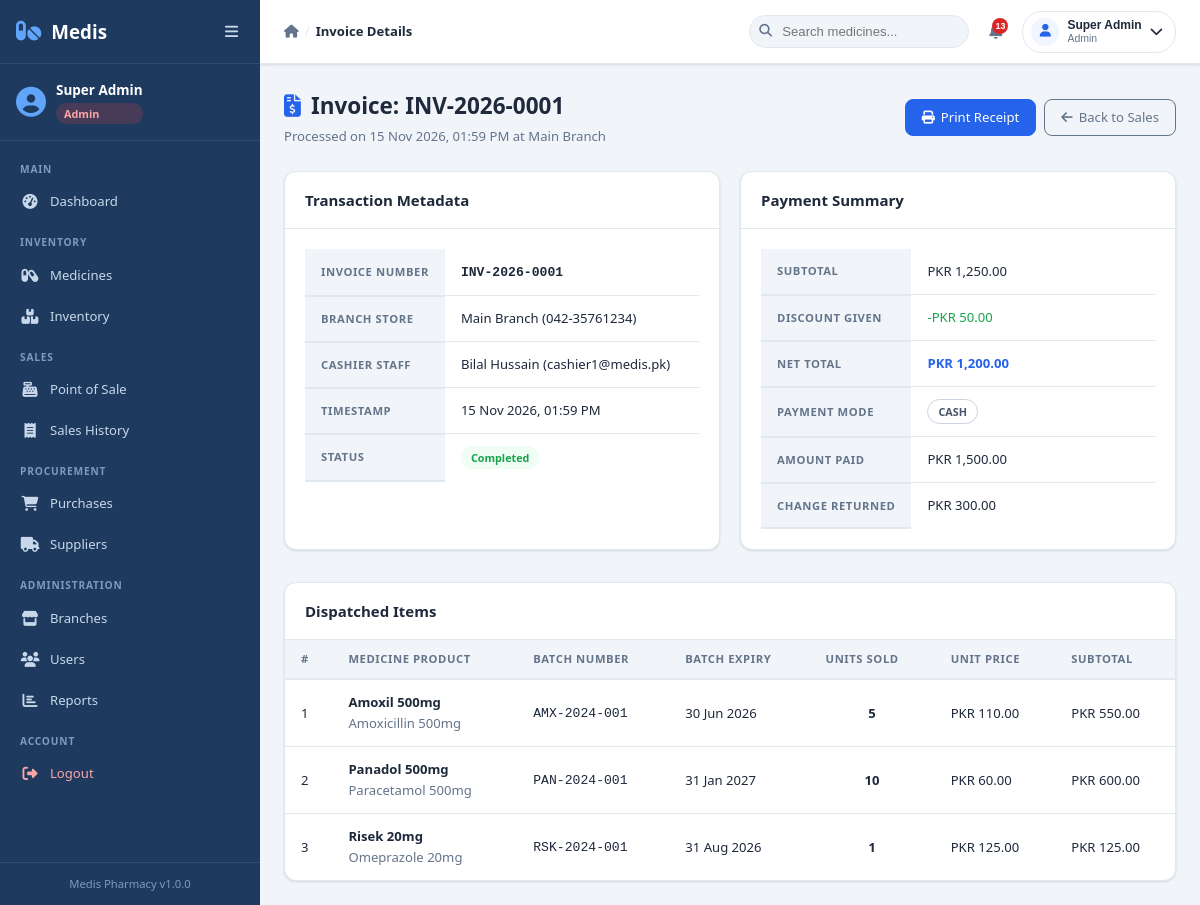
The page /modules/sales/view.php?invoice=INV-2026-0001 (signed in) on the database its author committed.
### tables this page shows
CREATE TABLE sales (
  id INT AUTO_INCREMENT PRIMARY KEY,
  branch_id INT NOT NULL,
  user_id INT,
  invoice_number VARCHAR(50) UNIQUE NOT NULL,
  subtotal DECIMAL(12,2) DEFAULT 0,
  discount DECIMAL(10,2) DEFAULT 0,
  total_amount DECIMAL(12,2) DEFAULT 0,
  payment_method ENUM('cash','card','online') DEFAULT 'cash',
  amount_paid DECIMAL(12,2) DEFAULT 0,
  change_amount DECIMAL(12,2) DEFAULT 0,
  status ENUM('completed','refunded','voided') DEFAULT 'completed',
  notes TEXT,
  created_at TIMESTAMP DEFAULT CURRENT_TIMESTAMP,
  updated_at TIMESTAMP DEFAULT CURRENT_TIMESTAMP ON UPDATE CURRENT_TIMESTAMP,
  FOREIGN KEY (branch_id) REFERENCES branches(id) ON DELETE CASCADE,
  FOREIGN KEY (user_id) REFERENCES users(id) ON DELETE SET NULL,
  INDEX idx_branch_date (branch_id, created_at),
  INDEX idx_invoice (invoice_number)
);

CREATE TABLE branches (
  id INT AUTO_INCREMENT PRIMARY KEY,
  name VARCHAR(100) NOT NULL,
  address TEXT,
  phone VARCHAR(20),
  manager_id INT NULL,
  status ENUM('active','inactive') DEFAULT 'active',
  created_at TIMESTAMP DEFAULT CURRENT_TIMESTAMP,
  updated_at TIMESTAMP DEFAULT CURRENT_TIMESTAMP ON UPDATE CURRENT_TIMESTAMP
);

CREATE TABLE users (
  id INT AUTO_INCREMENT PRIMARY KEY,
  name VARCHAR(100) NOT NULL,
  email VARCHAR(100) UNIQUE NOT NULL,
  password VARCHAR(255) NOT NULL,
  role ENUM('admin','manager','cashier') NOT NULL,
  branch_id INT NULL,
  status ENUM('active','inactive') DEFAULT 'active',
  created_at TIMESTAMP DEFAULT CURRENT_TIMESTAMP,
  updated_at TIMESTAMP DEFAULT CURRENT_TIMESTAMP ON UPDATE CURRENT_TIMESTAMP,
  FOREIGN KEY (branch_id) REFERENCES branches(id) ON DELETE SET NULL
);

CREATE TABLE sale_items (
  id INT AUTO_INCREMENT PRIMARY KEY,
  sale_id INT NOT NULL,
  medicine_id INT NOT NULL,
  batch_id INT NOT NULL,
  quantity INT DEFAULT 0,
  unit_price DECIMAL(10,2) DEFAULT 0,
  subtotal DECIMAL(12,2) DEFAULT 0,
  created_at TIMESTAMP DEFAULT CURRENT_TIMESTAMP,
  FOREIGN KEY (sale_id) REFERENCES sales(id) ON DELETE CASCADE,
  FOREIGN KEY (medicine_id) REFERENCES medicines(id) ON DELETE CASCADE,
  FOREIGN KEY (batch_id) REFERENCES batches(id) ON DELETE CASCADE
);

CREATE TABLE medicines (
  id INT AUTO_INCREMENT PRIMARY KEY,
  name VARCHAR(150) NOT NULL,
  generic_name VARCHAR(150),
  category_id INT,
  manufacturer VARCHAR(150),
  barcode VARCHAR(50) UNIQUE,
  description TEXT,
  purchase_price DECIMAL(10,2) DEFAULT 0,
  selling_price DECIMAL(10,2) DEFAULT 0,
  min_stock_level INT DEFAULT 10,
  units_per_pack INT DEFAULT 1,
  status ENUM('active','inactive') DEFAULT 'active',
  created_at TIMESTAMP DEFAULT CURRENT_TIMESTAMP,
  updated_at TIMESTAMP DEFAULT CURRENT_TIMESTAMP ON UPDATE CURRENT_TIMESTAMP,
  FOREIGN KEY (category_id) REFERENCES categories(id) ON DELETE SET NULL,
  INDEX idx_barcode (barcode),
  INDEX idx_name (name)
);

CREATE TABLE batches (
  id INT AUTO_INCREMENT PRIMARY KEY,
  medicine_id INT NOT NULL,
  branch_id INT NOT NULL,
  batch_number VARCHAR(50) NOT NULL,
  quantity INT DEFAULT 0,
  purchase_price DECIMAL(10,2) DEFAULT 0,
  expiry_date DATE NOT NULL,
  created_at TIMESTAMP DEFAULT CURRENT_TIMESTAMP,
  updated_at TIMESTAMP DEFAULT CURRENT_TIMESTAMP ON UPDATE CURRENT_TIMESTAMP,
  FOREIGN KEY (medicine_id) REFERENCES medicines(id) ON DELETE CASCADE,
  FOREIGN KEY (branch_id) REFERENCES branches(id) ON DELETE CASCADE,
  INDEX idx_expiry (expiry_date),
  INDEX idx_medicine_branch (medicine_id, branch_id)
);

### includes/functions.php (called while the page is built, shortened)
<?php
function formatCurrency($amount): string {
    return 'PKR ' . number_format((float)($amount ?? 0), 2);
}
function formatDate(?string $date, string $format = 'd M Y'): string {
    return ($date && $date !== '0000-00-00') ? date($format, strtotime($date)) : '—';
}
function formatDateTime(?string $dt): string {
    return ($dt && $dt !== '0000-00-00 00:00:00') ? date('d M Y, h:i A', strtotime($dt)) : '—';
}
function e($str): string {
    return htmlspecialchars((string)($str ?? ''), ENT_QUOTES, 'UTF-8');
}

### modules/sales/view.php (the view, shortened to what this page needs)
<?php
require_once __DIR__ . '/../../includes/functions.php';
$db = getDB();
$id      = (int)($_GET['id'] ?? 0);
$invoice = trim($_GET['invoice'] ?? '');
if ($id) {
    $stmt = $db->prepare("
        SELECT s.*, br.name AS branch_name, br.phone AS branch_phone, br.address AS branch_address,
               u.name AS cashier_name, u.email AS cashier_email
        FROM sales s
        JOIN branches br ON br.id = s.branch_id
        LEFT JOIN users u ON u.id = s.user_id
        WHERE s.id = ?
    ");
    $stmt->execute([$id]);
} elseif ($invoice !== '') {
    $stmt = $db->prepare("
        SELECT s.*, br.name AS branch_name, br.phone AS branch_phone, br.address AS branch_address,
               u.name AS cashier_name, u.email AS cashier_email
        FROM sales s
        JOIN branches br ON br.id = s.branch_id
        LEFT JOIN users u ON u.id = s.user_id
        WHERE s.invoice_number = ?
    ");
    $stmt->execute([$invoice]);
} else {
    redirect(BASE_URL . '/modules/sales/index.php', 'Invalid sale parameter', 'error');
}
$sale = $stmt->fetch();
$itemStmt = $db->prepare("
    SELECT si.*, m.name AS medicine_name, m.generic_name, m.barcode,
           b.batch_number, b.expiry_date
    FROM sale_items si
    JOIN medicines m ON m.id = si.medicine_id
    LEFT JOIN batches b ON b.id = si.batch_id
    WHERE si.sale_id = ?
    ORDER BY si.id ASC
");
$itemStmt->execute([$sale['id']]);
$items = $itemStmt->fetchAll();
require_once __DIR__ . '/../../includes/header.php';
?>
<div class="page-header">
    <div>
        <h2 class="page-title"><i class="fas fa-file-invoice-dollar text-primary"></i> Invoice: <?= e($sale['invoice_number']) ?></h2>
        <p class="page-subtitle">Processed on <?= formatDateTime($sale['created_at']) ?> at <?= e($sale['branch_name']) ?></p>
    </div>
    <div class="page-actions d-flex gap-2">
        <a href="<?= BASE_URL ?>/modules/pos/receipt.php?id=<?= $sale['id'] ?>" target="_blank" class="btn btn-primary">
            <i class="fas fa-print"></i> Print Receipt
        </a>
        <a href="<?= BASE_URL ?>/modules/sales/index.php" class="btn btn-outline-secondary">
            <i class="fas fa-arrow-left"></i> Back to Sales
        </a>
    </div>
</div>
<div class="row mb-4">
    <div class="col-md-6 mb-3">
        <div class="card shadow-sm h-100">
            <div class="card-header"><h5 class="card-title m-0">Transaction Metadata</h5></div>
            <div class="card-body">
                <table class="table table-borderless mb-0">
                    <tr><th class="text-muted" style="width: 35%;">Invoice Number</th><td><strong><code><?= e($sale['invoice_number']) ?></code></strong></td></tr>
                    <tr><th class="text-muted">Branch Store</th><td><?= e($sale['branch_name']) ?> (<?= e($sale['branch_phone'] ?? '—') ?>)</td></tr>
                    <tr><th class="text-muted">Cashier Staff</th><td><?= e($sale['cashier_name'] ?? 'Staff') ?> (<?= e($sale['cashier_email'] ?? '—') ?>)</td></tr>
                    <tr><th class="text-muted">Timestamp</th><td><?= formatDateTime($sale['created_at']) ?></td></tr>
                    <tr><th class="text-muted">Status</th><td><span class="badge badge-success"><?= ucfirst(e($sale['status'])) ?></span></td></tr>
                </table>
            </div>
        </div>
    </div>
    <div class="col-md-6 mb-3">
        <div class="card shadow-sm h-100">
            <div class="card-header"><h5 class="card-title m-0">Payment Summary</h5></div>
            <div class="card-body">
                <table class="table table-borderless mb-0">
                    <tr><th class="text-muted" style="width: 35%;">Subtotal</th><td><?= formatCurrency((float)$sale['subtotal']) ?></td></tr>
                    <tr><th class="text-muted">Discount Given</th><td class="text-success">-<?= formatCurrency((float)$sale['discount']) ?></td></tr>
                    <tr><th class="text-muted fs-6">Net Total</th><td><strong class="text-primary fs-5"><?= formatCurrency((float)$sale['total_amount']) ?></strong></td></tr>
                    <tr><th class="text-muted">Payment Mode</th><td><span class="badge badge-outline-secondary"><?= strtoupper(e($sale['payment_method'])) ?></span></td></tr>
                    <tr><th class="text-muted">Amount Paid</th><td><?= formatCurrency((float)$sale['amount_paid']) ?></td></tr>
                    <tr><th class="text-muted">Change Returned</th><td><?= formatCurrency((float)$sale['change_amount']) ?></td></tr>
                </table>
            </div>
        </div>
    </div>
</div>
<div class="card shadow-sm">
    <div class="card-header">
        <h5 class="card-title m-0">Dispatched Items</h5>
    </div>
    <div class="card-body p-0">
        <div class="table-responsive">
            <table class="table table-hover align-middle mb-0">
                <thead class="table-light">
                    <tr>
                        <th>#</th>
                        <th>Medicine Product</th>
                        <th>Batch Number</th>
                        <th>Batch Expiry</th>
                        <th class="text-center">Units Sold</th>
                        <th class="text-end">Unit Price</th>
                        <th class="text-end">Subtotal</th>
                    </tr>
                </thead>
                <tbody>
                    <?php foreach ($items as $idx => $it): ?>
                        <tr>
                            <td><?= $idx + 1 ?></td>
                            <td>
                                <strong><?= e($it['medicine_name']) ?></strong>
                                <div class="text-muted small"><?= e($it['generic_name'] ?? '') ?></div>
                            </td>
                            <td><code><?= e($it['batch_number'] ?? '—') ?></code></td>
                            <td><?= formatDate($it['expiry_date']) ?></td>
                            <td class="text-center"><strong><?= $it['quantity'] ?></strong></td>
                            <td class="text-end"><?= formatCurrency((float)$it['unit_price']) ?></td>
                            <td class="text-end fw-bold"><?= formatCurrency((float)$it['subtotal']) ?></td>
                        </tr>
                    <?php endforeach; ?>
                </tbody>
            </table>
        </div>
    </div>
</div>
<?php require_once __DIR__ . '/../../includes/footer.php'; ?>

### assets/css/style.css (style rules this page uses)
:root { --sidebar-width: 260px; --sidebar-collapsed-width: 68px; --sidebar-bg: #1e3a5f; --sidebar-hover: #163152; --sidebar-active: #2a5490; --sidebar-text: #c8d8ea; --sidebar-text-muted: #7a9cbf; --sidebar-border: rgba(255,255,255,0.08); --primary: #2563eb; --primary-dark: #1d4ed8; --primary-light: #eff6ff; --secondary: #64748b; --success: #16a34a; --success-light: #f0fdf4; --danger: #dc2626; --danger-light: #fef2f2; --warning: #d97706; --warning-light: #fffbeb; --info: #0891b2; --info-light: #ecfeff; --bg: #f1f5f9; --card-bg: #ffffff; --text: #1e293b; --text-muted: #64748b; --border: #e2e8f0; --shadow: 0 1px 3px rgba(0,0,0,.08), 0 1px 2px rgba(0,0,0,.05); --shadow-md: 0 4px 6px -1px rgba(0,0,0,.07), 0 2px 4px -1px rgba(0,0,0,.05); --shadow-lg: 0 10px 15px -3px rgba(0,0,0,.08), 0 4px 6px -2px rgba(0,0,0,.04); --radius: 8px; --radius-lg: 12px; --topbar-height: 64px; --transition: .2s ease; }
*, *::before, *::after { box-sizing: border-box; margin: 0; padding: 0; }
html { font-size: 15px; scroll-behavior: smooth; }
body { font-family: 'Segoe UI', system-ui, -apple-system, sans-serif; background: var(--bg); color: var(--text); line-height: 1.6; overflow-x: hidden; }
a { color: var(--primary); text-decoration: none; }
.text-muted { color: var(--text-muted) !important; }
.page-header { display: flex; align-items: center; justify-content: space-between; margin-bottom: 24px; flex-wrap: wrap; gap: 12px; }
.page-title { font-size: 1.5rem; font-weight: 700; color: var(--text); display: flex; align-items: center; gap: 10px; }
.page-title i { color: var(--primary); }
.page-subtitle { font-size: 0.875rem; color: var(--text-muted); margin-top: 2px; }
.page-actions { display: flex; gap: 8px; flex-wrap: wrap; }
.card { background: var(--card-bg); border: 1px solid var(--border); border-radius: var(--radius-lg); box-shadow: var(--shadow); overflow: hidden; }
.card-header { display: flex; align-items: center; justify-content: space-between; padding: 16px 20px; border-bottom: 1px solid var(--border); gap: 12px; }
.card-title { font-size: 1rem; font-weight: 600; color: var(--text); display: flex; align-items: center; gap: 8px; }
.card-body { padding: 20px; }
.table-responsive { overflow-x: auto; }
.table { width: 100%; border-collapse: collapse; font-size: 0.875rem; }
.table th { background: var(--bg); color: var(--text-muted); font-weight: 600; font-size: 0.75rem; text-transform: uppercase; letter-spacing: 0.05em; padding: 10px 16px; border-bottom: 2px solid var(--border); white-space: nowrap; text-align: left; }
.table td { padding: 12px 16px; border-bottom: 1px solid var(--border); color: var(--text); vertical-align: middle; }
.table tbody tr:last-child td { border-bottom: none; }
.badge { display: inline-flex; align-items: center; padding: 3px 10px; border-radius: 20px; font-size: 0.72rem; font-weight: 700; white-space: nowrap; }
.badge-success { background: var(--success-light); color: var(--success); }
.btn { display: inline-flex; align-items: center; gap: 6px; padding: 8px 16px; border-radius: var(--radius); font-size: 0.875rem; font-weight: 500; border: 1px solid transparent; cursor: pointer; transition: all var(--transition); text-decoration: none; white-space: nowrap; line-height: 1.4; }
.btn-primary { background: var(--primary); color: #fff; border-color: var(--primary); }
.btn-outline-secondary { background: transparent; color: var(--secondary); border-color: var(--border); }
.d-flex { display: flex; }
.text-center { text-align: center; }
.text-primary { color: var(--primary); }
.text-success { color: var(--success); }
.text-muted { color: var(--text-muted); }
.row { display: flex; flex-wrap: wrap; margin-right: -10px; margin-left: -10px; }
.col-md-6 { flex: 0 0 50%; max-width: 50%; padding: 0 10px; }
.d-flex { display: flex !important; }
.gap-2 { gap: 8px !important; }
.m-0 { margin: 0 !important; }
.mb-0 { margin-bottom: 0 !important; }
.mb-3 { margin-bottom: 12px !important; }
.mb-4 { margin-bottom: 20px !important; }
.p-0 { padding: 0 !important; }
.h-100 { height: 100% !important; }
.shadow-sm { box-shadow: var(--shadow) !important; }
.text-primary { color: #2563eb !important; }
.text-success { color: #16a34a !important; }
.badge-outline-secondary { border: 1px solid #cbd5e1; color: #475569; background: #fff; }
.btn-outline-secondary { border: 1px solid var(--secondary); color: var(--secondary); background: transparent; }

### rows shown on the page
sales: invoice_number "INV-2026-0001", created_at "15 Nov 2026, 01:59 PM", branch.name "Main Branch", branch.phone "042-35761234", user.name "Bilal Hussain", user.email "cashier1@medis.pk", status "Completed", subtotal "PKR 1,250.00", discount "PKR 50.00", total_amount "PKR 1,200.00", payment_method "CASH", amount_paid "PKR 1,500.00", change_amount "PKR 300.00"
sale_items: medicine.name "Amoxil 500mg", medicine.generic_name "Amoxicillin 500mg", batch.batch_number "AMX-2024-001", batch.expiry_date "30 Jun 2026", quantity "5", unit_price "PKR 110.00", subtotal "PKR 550.00"
sale_items: medicine.name "Panadol 500mg", medicine.generic_name "Paracetamol 500mg", batch.batch_number "PAN-2024-001", batch.expiry_date "31 Jan 2027", quantity "10", unit_price "PKR 60.00", subtotal "PKR 600.00"
sale_items: medicine.name "Risek 20mg", medicine.generic_name "Omeprazole 20mg", batch.batch_number "RSK-2024-001", batch.expiry_date "31 Aug 2026", quantity "1", unit_price "PKR 125.00", subtotal "PKR 125.00"

### other values the page prints
$currentUser['name'] "Super Admin"
$currentUser['role'] "Admin"
APP_NAME "Medis Pharmacy"
APP_VERSION "1.0.0"
$pageTitle "Invoice Details"
$totalAlerts "13"
